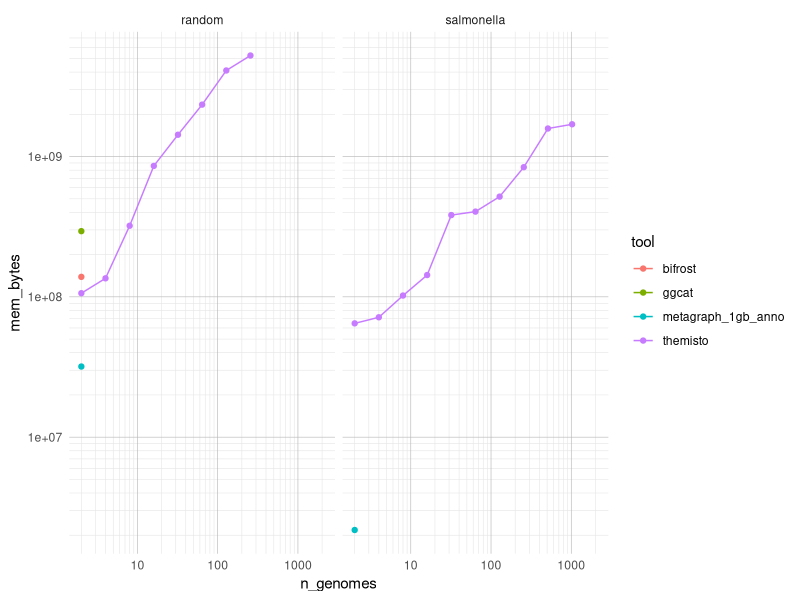
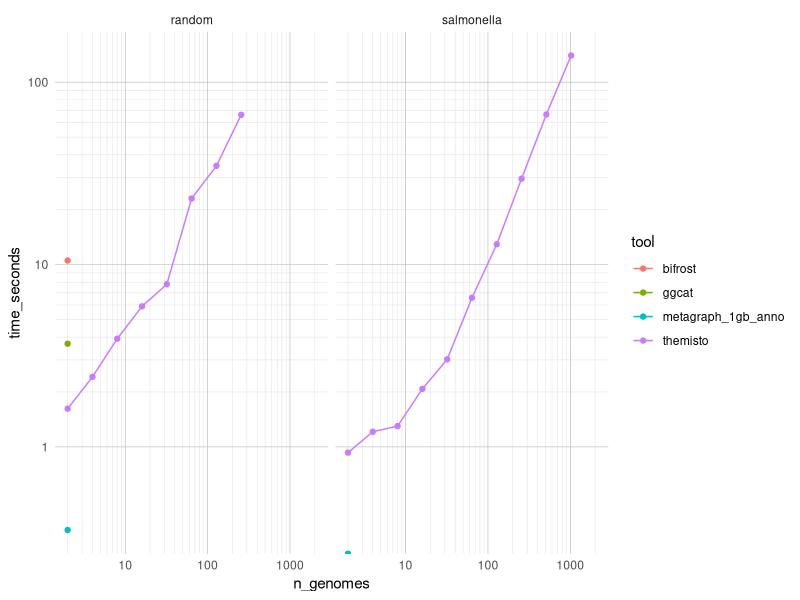
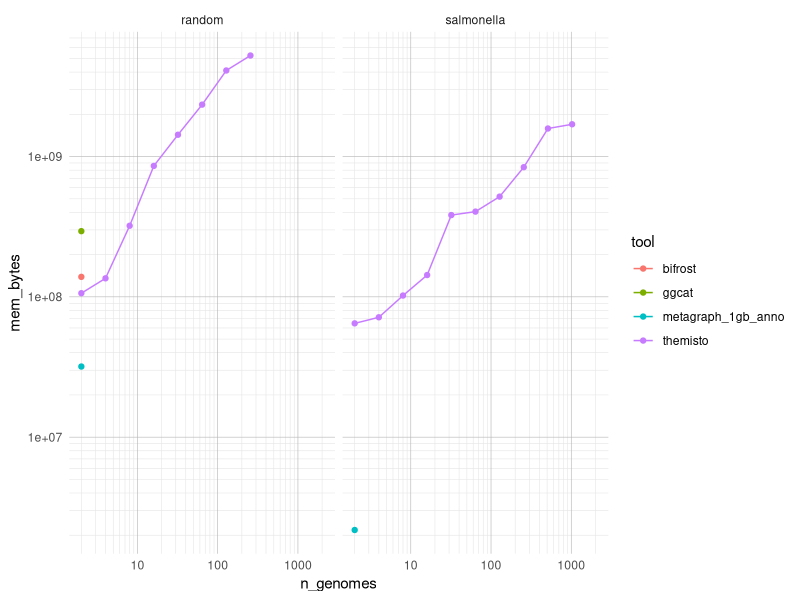
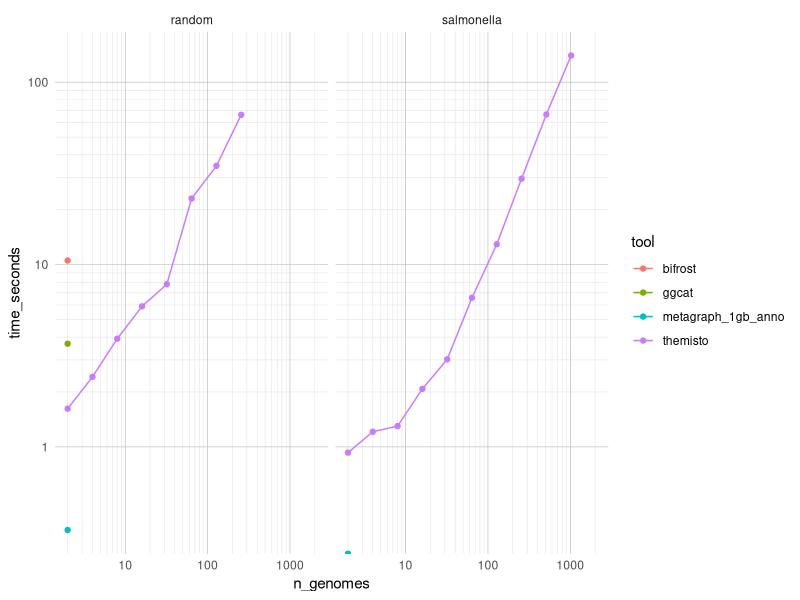

Write the R code that produced these figures, in order.
library(ggplot2)
library(tidyr)
library(dplyr)

df = read.csv("results/table.tsv", sep = "\t", header = TRUE)
df = df %>% filter(tool != "bifrost-updated")
df$tool = as.factor(df$tool)
df$dataset = as.factor(df$dataset)
df$mem_bytes = as.numeric(df$mem_bytes)
df$time_seconds = as.numeric(df$time_seconds)

shared_theme =   theme(
  panel.grid.major = element_line(color = "grey70", linewidth = 0.2),
  panel.grid.minor = element_line(color = "grey90", linewidth = 0.2),
)

p = ggplot(df) +
  geom_line(aes(x = n_genomes, y = mem_bytes, color = tool)) + 
  geom_point(aes(x = n_genomes, y = mem_bytes, color = tool)) + 
  facet_wrap(~dataset) +
  scale_x_log10(
    breaks = 10^(-1:5),
    minor_breaks = rep(1:9, times = 5) * 10^rep(-1:5, each = 9)
  ) +
  scale_y_log10(
    breaks = 10^(5:12),
    minor_breaks = rep(1:9, times = 3) * 10^rep(5:12, each = 9)
  ) +
  theme_minimal() + shared_theme

print(p)
ggsave("plots/mem.pdf")

p = ggplot(df) +
  geom_line(aes(x = n_genomes, y = time_seconds, color = tool)) + 
  geom_point(aes(x = n_genomes, y = time_seconds, color = tool)) + 
  facet_wrap(~dataset) +
  scale_x_log10(
    breaks = 10^(-1:5),
    minor_breaks = rep(1:9, times = 5) * 10^rep(-1:5, each = 9)
  ) +
  scale_y_log10(
    breaks = 10^(0:6),
    minor_breaks = rep(1:9, times = 3) * 10^rep(0:6, each = 9)
  ) +
  theme_minimal() + shared_theme

print(p)
ggsave("plots/time.pdf")
